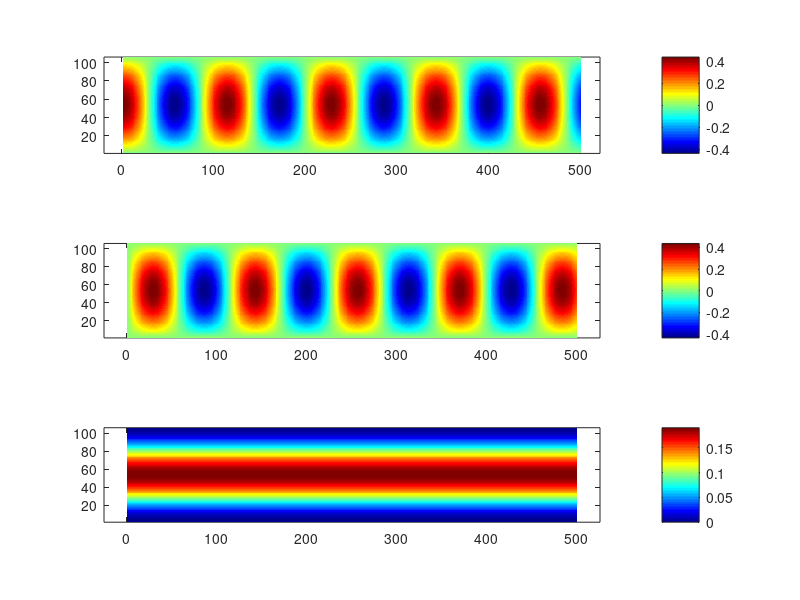
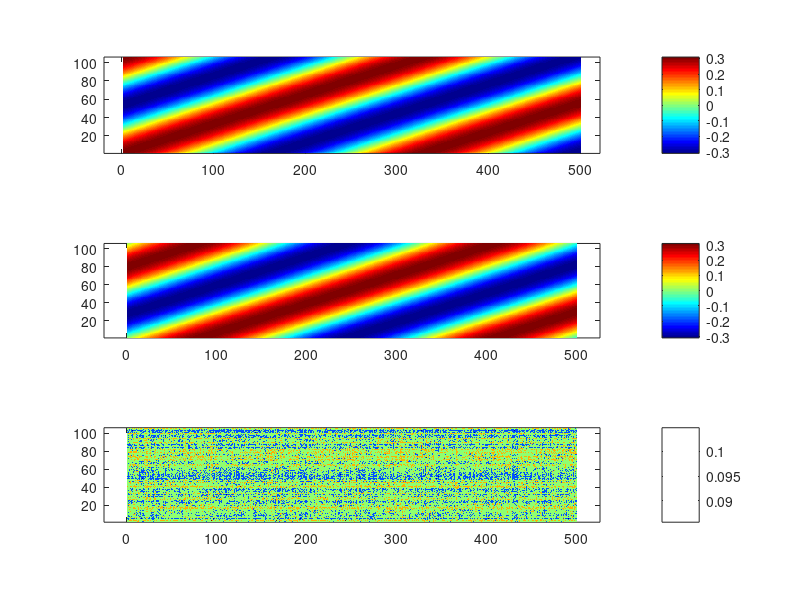

These figures' MATLAB source, in order:
%% Modes of waveguide
clear;clc;close all;
W      = 10.5;         % Width of the waveguide
L      = 50;           % Length of the waveguide
lambda = 10.0;         % Wavelength
k0     = 2*pi/lambda;  % Wavenumber
[x,y]  = meshgrid(linspace(0,L,L*10+1),linspace(0,W,W*10+1));
 
% Closed (reflecting) boundary conditions (along y axis)
Nc  = floor(W/(lambda/2));   % Number of waveguide modes
n   = 1;                     % Allowed range 1 <= n <= Nc
ky  = pi/W*n;
kx  = sqrt(k0^2-ky^2);
psi = sqrt(2/W)*sin(ky*y).*exp(1i*kx*x);
figure(1);
subplot(3,1,1);pcolor(real(psi)   );axis equal tight;shading flat;colorbar;colormap('jet');
subplot(3,1,2);pcolor(imag(psi)   );axis equal tight;shading flat;colorbar;colormap('jet');
subplot(3,1,3);pcolor( abs(psi).^2);axis equal tight;shading flat;colorbar;colormap('jet');
 
% Periodic boundary conditions (along y axis)
Np  = 2*floor(W/lambda)+1;   % Number of waveguide modes
n   = -1;                     % Allowed range -(Np-1)/2 <= n <= (Np-1)/2
ky  = 2*pi/W*n;
kx  = sqrt(k0^2-ky^2);
psi = sqrt(1/W)*exp(1i*ky*y).*exp(1i*kx*x);
figure(2);
subplot(3,1,1);pcolor(real(psi)   );axis equal tight;shading flat;colorbar;colormap('jet');
subplot(3,1,2);pcolor(imag(psi)   );axis equal tight;shading flat;colorbar;colormap('jet');
subplot(3,1,3);pcolor( abs(psi).^2);axis equal tight;shading flat;colorbar;colormap('jet');
